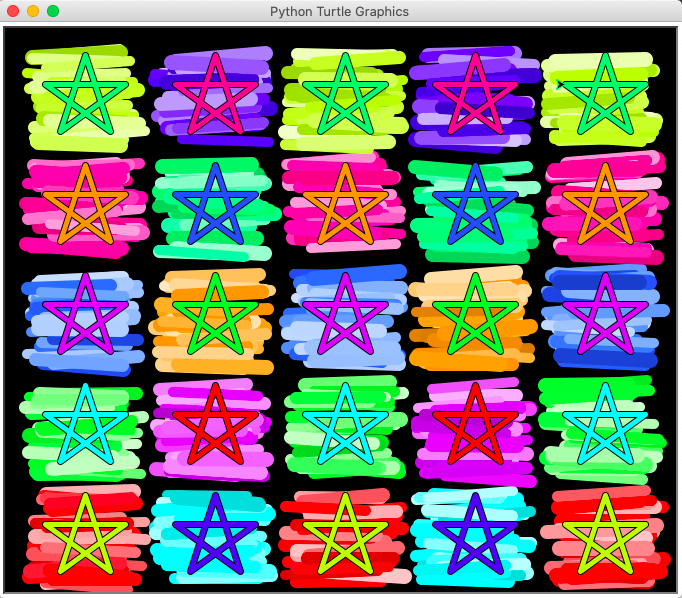

Generate this figure with Python:
# book 2 - patches
from turtle import *
from colorsys import hls_to_rgb
from random import randint, uniform

bgcolor('black')
up()
speed(0)
hue = 0

def patch(x0, y0):
    for i in range(30):
        x = x0 + randint(0, 30)
        y = y0 + randint(0, 90)
        goto(x, y)
        setheading(randint(-5, 5))
        
        color = hls_to_rgb(hue, uniform(0.4, 0.9), 1)
        pencolor(color)
        pensize(randint(10, 15))
        
        down()
        forward(randint(80, 90))
        up()
        
def star():
    setheading(0)
    pensize(7)
    pencolor('black')
    for i in range(5):
        forward(80)
        right(2*360/5)
    pensize(5)
    color = hls_to_rgb(hue, 0.5, 1)
    pencolor(color)
    for i in range(5):
        forward(80)
        right(2*360/5)
    up()

for x in range(-320, 250, 130):
    for y in range(-270, 200, 110):
        patch(x, y)
        up()
        goto(x+20, y+60)
        down()
        hue = hue + 0.2
        star()
        hue = hue + 0.1
